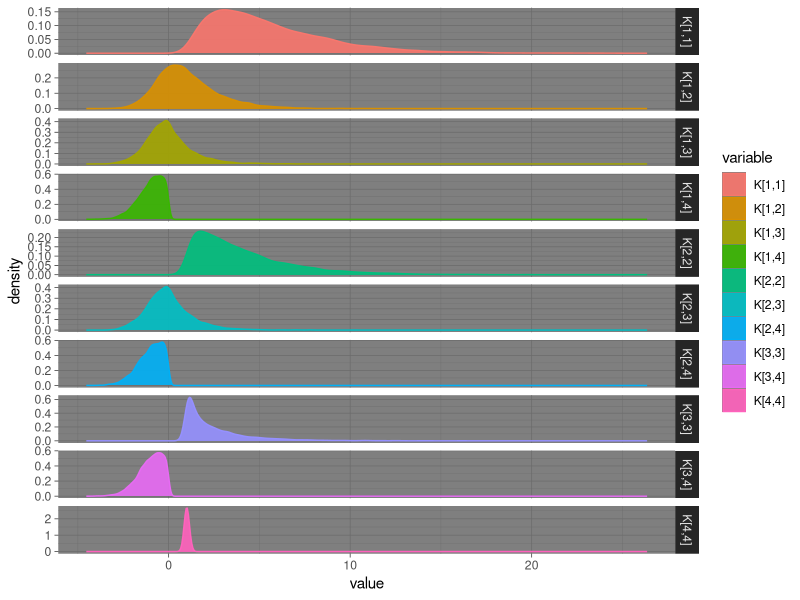

This figure's R source:
library(MASS)
library(msm)
library(tidyverse)
library(reshape2)

# Naive approach
Sigma_simulation <- function(n, p) {
      Sigma <- matrix(NA, ncol = p, nrow = p)
      diag(Sigma) <- 1
      for(i in 1:p) {
            for(j in 1:p) {
                  if(is.na(Sigma[i, j]) & (i != j)) {
                        aux <- runif(1, 0, 0.5)
                        Sigma[i, j] <- aux
                        Sigma[j, i] <- aux
                  }
            }
      }
      return(Sigma)
}

Sigma_pos_def <- function(n, p) {
      while_indicator <- 1
      while(while_indicator == 1) {
            Sigma <- Sigma_simulation(n, p) 
            if(sum(eigen(Sigma)$values < 0) == 0 ){
                  while_indicator <- 0
            }
      }
      return(Sigma)
}

A_estimation <- function(p, D, I, dist = "trunc_norm", mean_trunc_norm = 0, 
                         sd_trunc_norm = 1) {
      A   <- matrix(0, p, p)
      if(dist == "trunc_norm") {
            A[p, 1:(p - 1)] <- rtnorm(p - 1, mean_trunc_norm, sd_trunc_norm, 0)
      }
      if(dist == "uniform") {
            A[p, 1:(p - 1)] <- runif(p - 1)
      }
      
      for(k in (p - 1):2) {
            for(j in 1:(k - 1)) {
                  A_cond <- 1
                  start_time <- Sys.time()
                  while(A_cond == 1) {
                        if(dist == "trunc_norm") {
                              A[k, j] <- rtnorm(1, mean_trunc_norm, sd_trunc_norm, 0)
                        }
                        if(dist == "uniform") {
                              A[k, j] <- runif(1)
                        }
                        sum_k_gt_pl <- 0
                        for(p_l in (k + 1):p) {
                              sum_k_gt_pl <- sum_k_gt_pl + ((1 / D[k, k]) * A[k, p_l] * A[k, j])
                              if(A[p_l, j] >= sum_k_gt_pl) {
                                    A_cond <- 0
                              }
                              timer <- Sys.time() - start_time
                              if(as.numeric(timer) < 60) {
                                    A[p, 1:(p - 1)] <- rtnorm(p - 1, mean(Sigma), 1, 0)
                              }
                        }
                        #if(A[k, j] >= (D[k, k] / D[k + 1, k + 1]) * A[k + 1, k] * A[k + 1, j]) {
                        #     A[p, j]
                        #     A_cond <- 0
                        #}
                  }
            }
      }
      K <- t(I - A) %*% solve(D) %*% (I - A)
      return(list(A = A, K = K))
}

n <- 1000
p <- 4
D   <- I <- diag(p) 
eps <- mvrnorm(n, rep(0,p), D)
Sigma <- Sigma_pos_def(n, p)
X   <- mvrnorm(n, rep(0, p), Sigma)


iter <- 10000
K_array <- array(NA, c(p, p, iter))
A_array <- array(NA, c(p, p, iter))
for(i in 1:iter) {
      aux_estim <- A_estimation(p, D, I, dist = "trunc_norm", mean_trunc_norm = mean(Sigma))
      K_array[ , , i] <- aux_estim$K
      A_array[ , , i] <- aux_estim$A
}

apply(A_array, 1:2, mean)
solve(Sigma)
apply(K_array, 1:2, mean)
apply(K_array, 1:2, min)
apply(K_array, 1:2, max)


K_df_names <- NULL
K_df <- NULL
for(i in 1:p) {
      for(j in 1:p) {
            if(i <=j){
                  K_df_names = c(K_df_names, paste0("K[", i, ",", j, "]"))
                  K_df <- cbind(K_df, K_array[i, j, ])
            }
      }
}
K_df <- as_data_frame(K_df)
colnames(K_df) <- K_df_names

K_df_melt <- melt(K_df)
colnames(K_df_melt)

ggplot(data = K_df_melt, aes(value, colour = variable, fill = variable, group = variable)) + 
      geom_density(alpha = 0.9) + facet_grid(variable~., scales = "free") +
      theme_dark()
